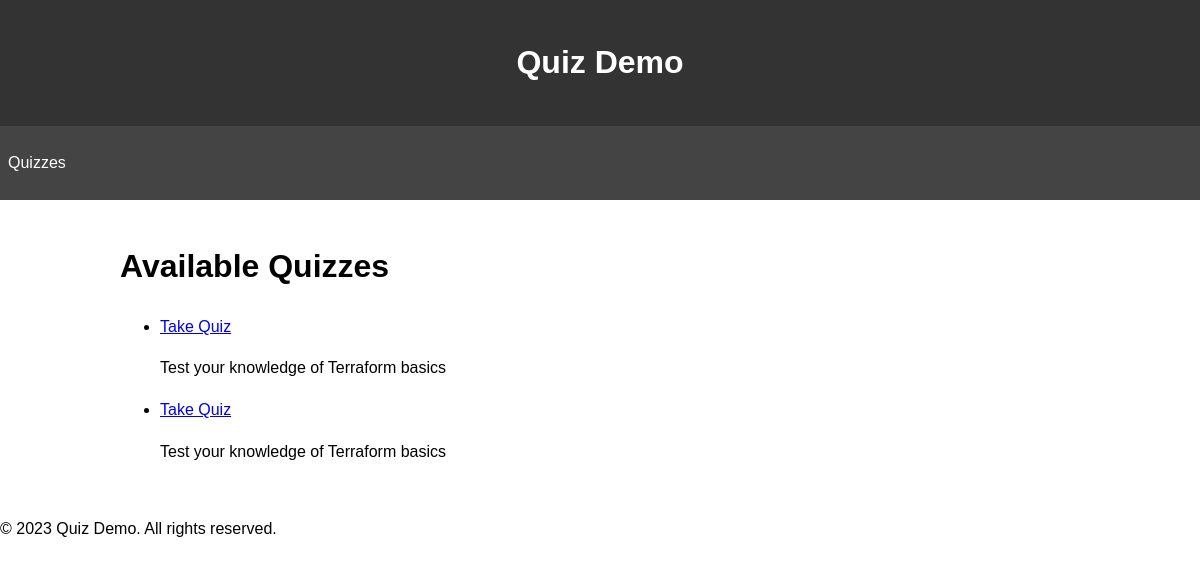
The app's page /quiz/ with its own data.
### quiz/models.py (models this page shows, shortened)
class Quiz(models.Model):
    title = models.CharField(max_length=255)
    description = models.TextField(blank=True)
    created_at = models.DateTimeField(auto_now_add=True)
    updated_at = models.DateTimeField(auto_now=True)

### quiz/views.py (the view)
# urls.py: path('', views.quiz_list, name='quiz_list'),
def quiz_list(request):
    quizzes = Quiz.objects.all()
    return render(request, 'quiz/quiz_list.html', {'quizzes': quizzes})

### quiz/templates/quiz/quiz_list.html
{% extends 'base.html' %}
{% block content %}
<h1>Available Quizzes</h1>
<ul>
    {% for quiz in quizzes %}
    <li>
      <a href="{% url 'quiz:take_quiz' quiz.id %}">Take Quiz</a>
        <p>{{ quiz.description }}</p>
    </li>
    {% empty %}
    <li>No quizzes available.</li>
    {% endfor %}
</ul>
{% endblock %}

### records on screen
Quiz: description "Test your knowledge of Terraform basics"
Quiz: description "Test your knowledge of Terraform basics"
